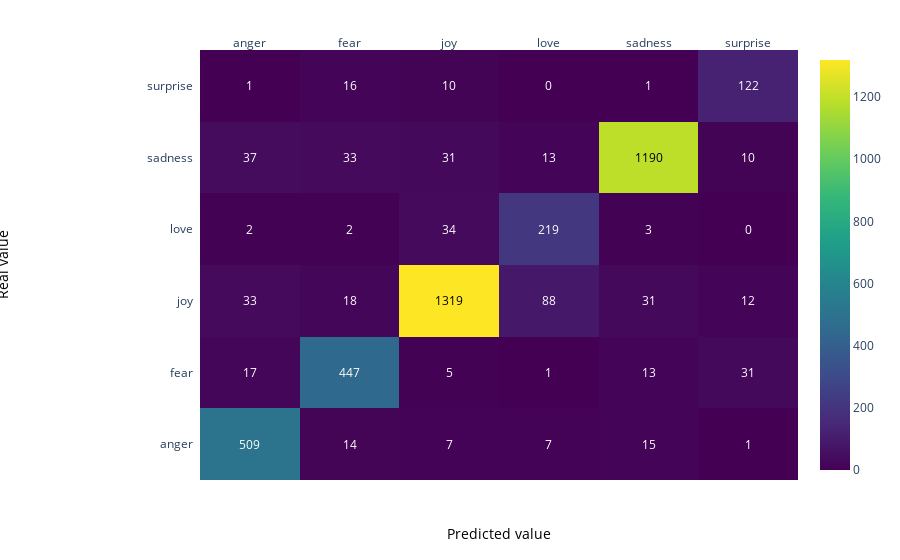

The notebook cell this image was saved under:
### Code cell
z = confusion_matrix(best_pred, y_val)

x = list(np.unique(df.Emotion))
y =  list(np.unique(df.Emotion))

# change each element of z to type string for annotations
z_text = [[str(y) for y in x] for x in z]

# set up figure 
fig = ff.create_annotated_heatmap(z, x=x, y=y, annotation_text=z_text, colorscale='Viridis')

# add custom xaxis title
fig.add_annotation(dict(font=dict(color="black",size=14),
                        x=0.5,
                        y=-0.15,
                        showarrow=False,
                        text="Predicted value",
                        xref="paper",
                        yref="paper"))

# add custom yaxis title
fig.add_annotation(dict(font=dict(color="black",size=14),
                        x=-0.35,
                        y=0.5,
                        showarrow=False,
                        text="Real value",
                        textangle=-90,
                        xref="paper",
                        yref="paper"))

# adjust margins to make room for yaxis title
fig.update_layout(margin=dict(t=50, l=200))

# add colorbar
fig['data'][0]['showscale'] = True
fig.show()

### Figure 1 — Plotly figure (JSON) as saved in the notebook; plotly's stock layout.template omitted (floating-point values rounded to 4 significant figures)
{"data": [{"colorscale": [[0, "#440154"], [0.1111, "#482878"], [0.2222, "#3e4989"], [0.3333, "#31688e"], [0.4444, "#26828e"], [0.5556, "#1f9e89"], [0.6667, "#35b779"], [0.7778, "#6ece58"], [0.8889, "#b5de2b"], [1, "#fde725"]], "reversescale": false, "showscale": true, "type": "heatmap", "x": ["anger", "fear", "joy", "love", "sadness", "surprise"], "y": ["anger", "fear", "joy", "love", "sadness", "surprise"], "z": [[509, 14, 7, 7, 15, 1], [17, 447, 5, 1, 13, 31], [33, 18, 1319, 88, 31, 12], [2, 2, 34, 219, 3, 0], [37, 33, 31, 13, 1190, 10], [1, 16, 10, 0, 1, 122]]}], "layout": {"annotations": [{"font": {"color": "#FFFFFF"}, "showarrow": false, "text": "509", "x": "anger", "xref": "x", "y": "anger", "yref": "y"}, {"font": {"color": "#FFFFFF"}, "showarrow": false, "text": "14", "x": "fear", "xref": "x", "y": "anger", "yref": "y"}, {"font": {"color": "#FFFFFF"}, "showarrow": false, "text": "7", "x": "joy", "xref": "x", "y": "anger", "yref": "y"}, {"font": {"color": "#FFFFFF"}, "showarrow": false, "text": "7", "x": "love", "xref": "x", "y": "anger", "yref": "y"}, {"font": {"color": "#FFFFFF"}, "showarrow": false, "text": "15", "x": "sadness", "xref": "x", "y": "anger", "yref": "y"}, {"font": {"color": "#FFFFFF"}, "showarrow": false, "text": "1", "x": "surprise", "xref": "x", "y": "anger", "yref": "y"}, {"font": {"color": "#FFFFFF"}, "showarrow": false, "text": "17", "x": "anger", "xref": "x", "y": "fear", "yref": "y"}, {"font": {"color": "#FFFFFF"}, "showarrow": false, "text": "447", "x": "fear", "xref": "x", "y": "fear", "yref": "y"}, {"font": {"color": "#FFFFFF"}, "showarrow": false, "text": "5", "x": "joy", "xref": "x", "y": "fear", "yref": "y"}, {"font": {"color": "#FFFFFF"}, "showarrow": false, "text": "1", "x": "love", "xref": "x", "y": "fear", "yref": "y"}, {"font": {"color": "#FFFFFF"}, "showarrow": false, "text": "13", "x": "sadness", "xref": "x", "y": "fear", "yref": "y"}, {"font": {"color": "#FFFFFF"}, "showarrow": false, "text": "31", "x": "surprise", "xref": "x", "y": "fear", "yref": "y"}, {"font": {"color": "#FFFFFF"}, "showarrow": false, "text": "33", "x": "anger", "xref": "x", "y": "joy", "yref": "y"}, {"font": {"color": "#FFFFFF"}, "showarrow": false, "text": "18", "x": "fear", "xref": "x", "y": "joy", "yref": "y"}, {"font": {"color": "#000000"}, "showarrow": false, "text": "1319", "x": "joy", "xref": "x", "y": "joy", "yref": "y"}, {"font": {"color": "#FFFFFF"}, "showarrow": false, "text": "88", "x": "love", "xref": "x", "y": "joy", "yref": "y"}, {"font": {"color": "#FFFFFF"}, "showarrow": false, "text": "31", "x": "sadness", "xref": "x", "y": "joy", "yref": "y"}, {"font": {"color": "#FFFFFF"}, "showarrow": false, "text": "12", "x": "surprise", "xref": "x", "y": "joy", "yref": "y"}, {"font": {"color": "#FFFFFF"}, "showarrow": false, "text": "2", "x": "anger", "xref": "x", "y": "love", "yref": "y"}, {"font": {"color": "#FFFFFF"}, "showarrow": false, "text": "2", "x": "fear", "xref": "x", "y": "love", "yref": "y"}, {"font": {"color": "#FFFFFF"}, "showarrow": false, "text": "34", "x": "joy", "xref": "x", "y": "love", "yref": "y"}, {"font": {"color": "#FFFFFF"}, "showarrow": false, "text": "219", "x": "love", "xref": "x", "y": "love", "yref": "y"}, {"font": {"color": "#FFFFFF"}, "showarrow": false, "text": "3", "x": "sadness", "xref": "x", "y": "love", "yref": "y"}, {"font": {"color": "#FFFFFF"}, "showarrow": false, "text": "0", "x": "surprise", "xref": "x", "y": "love", "yref": "y"}, {"font": {"color": "#FFFFFF"}, "showarrow": false, "text": "37", "x": "anger", "xref": "x", "y": "sadness", "yref": "y"}, {"font": {"color": "#FFFFFF"}, "showarrow": false, "text": "33", "x": "fear", "xref": "x", "y": "sadness", "yref": "y"}, {"font": {"color": "#FFFFFF"}, "showarrow": false, "text": "31", "x": "joy", "xref": "x", "y": "sadness", "yref": "y"}, {"font": {"color": "#FFFFFF"}, "showarrow": false, "text": "13", "x": "love", "xref": "x", "y": "sadness", "yref": "y"}, {"font": {"color": "#000000"}, "showarrow": false, "text": "1190", "x": "sadness", "xref": "x", "y": "sadness", "yref": "y"}, {"font": {"color": "#FFFFFF"}, "showarrow": false, "text": "10", "x": "surprise", "xref": "x", "y": "sadness", "yref": "y"}, {"font": {"color": "#FFFFFF"}, "showarrow": false, "text": "1", "x": "anger", "xref": "x", "y": "surprise", "yref": "y"}, {"font": {"color": "#FFFFFF"}, "showarrow": false, "text": "16", "x": "fear", "xref": "x", "y": "surprise", "yref": "y"}, {"font": {"color": "#FFFFFF"}, "showarrow": false, "text": "10", "x": "joy", "xref": "x", "y": "surprise", "yref": "y"}, {"font": {"color": "#FFFFFF"}, "showarrow": false, "text": "0", "x": "love", "xref": "x", "y": "surprise", "yref": "y"}, {"font": {"color": "#FFFFFF"}, "showarrow": false, "text": "1", "x": "sadness", "xref": "x", "y": "surprise", "yref": "y"}, {"font": {"color": "#FFFFFF"}, "showarrow": false, "text": "122", "x": "surprise", "xref": "x", "y": "surprise", "yref": "y"}, {"font": {"color": "black", "size": 14}, "showarrow": false, "text": "Predicted value", "x": 0.5, "xref": "paper", "y": -0.15, "yref": "paper"}, {"font": {"color": "black", "size": 14}, "showarrow": false, "text": "Real value", "textangle": -90, "x": -0.35, "xref": "paper", "y": 0.5, "yref": "paper"}], "margin": {"l": 200, "t": 50}, "xaxis": {"dtick": 1, "gridcolor": "rgb(0, 0, 0)", "side": "top", "ticks": ""}, "yaxis": {"dtick": 1, "ticks": "", "ticksuffix": "  "}}}
